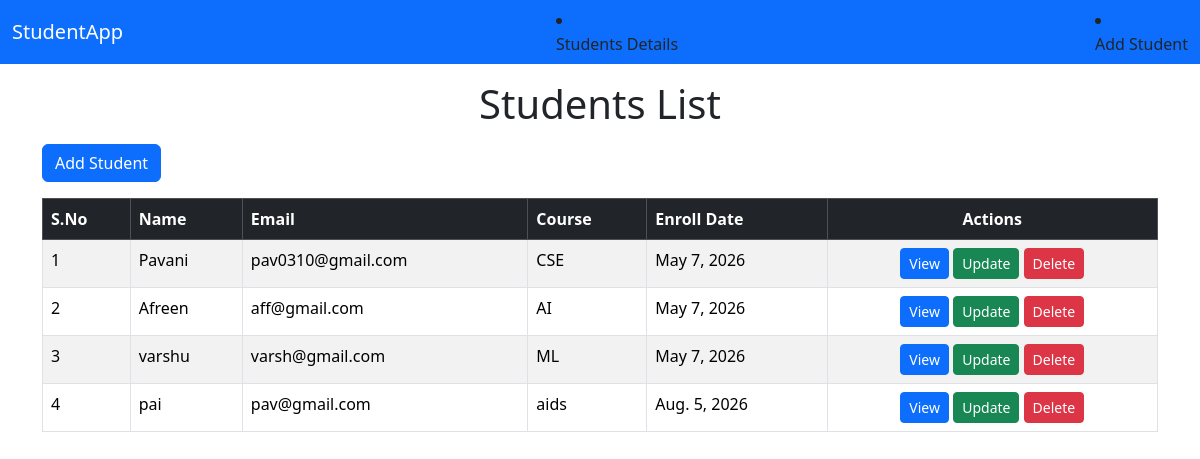
/, run on an earlier commit of the app's database.
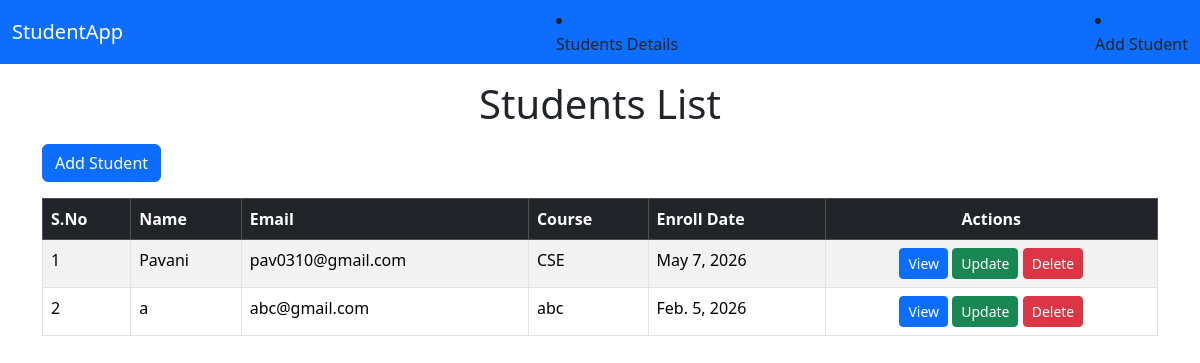
And on a later commit of the database.
### student_CRUD/models.py (models this page shows, shortened)
class StudentDetail(models.Model):
    name=models.CharField(max_length=100)
    email=models.CharField(max_length=100,unique=True)
    course=models.CharField(max_length=50)
    enroll_date=models.DateField()

### student_CRUD/views.py (the view)
# urls.py: path('', views.homepage, name='homepage'),
def homepage(request):
    students = StudentDetail.objects.all()
    return render(request, "homepage.html", {
        "students": students
    })

### student_CRUD/templates/homepage.html (shortened to what this page needs)
{% extends "master.html" %}
{% block content %}
<h1 class="text-center mt-3 mb-3">Students List</h1>
<div class="container">
    <a href="{% url 'add-student' %}" class="btn btn-primary mb-3">
        Add Student
    </a>
    <table class="table table-striped table-bordered">
        <thead class="table-dark">
            <tr>
                <th>S.No</th>
                <th>Name</th>
                <th>Email</th>
                <th>Course</th>
                <th>Enroll Date</th>
                <th class="text-center">Actions</th>
            </tr>
        </thead>
        <tbody>
            {% for student in students %}
            <tr>
                <td>{{ forloop.counter }}</td>
                <td>{{ student.name }}</td>
                <td>{{ student.email }}</td>
                <td>{{ student.course }}</td>
                <td>{{ student.enroll_date }}</td>
                <td class="text-center">
                    <a href="{% url 'details' student.id %}" class="btn btn-primary btn-sm">
                        View
                    </a>
                    <a href="{% url 'update' student.id %}" class="btn btn-success btn-sm">
                        Update
                    </a>
                    <a href="{% url 'delete-student' student.id %}" class="btn btn-danger btn-sm">
                        Delete
                    </a>
                </td>
            </tr>
            {% empty %}
            <tr>
                <td colspan="6" class="text-center">
                    No students found.
                </td>
            </tr>
            {% endfor %}
        </tbody>
    </table>
</div>
{% endblock content %}

### student_CRUD/templates/master.html (shortened to what this page needs)
<!DOCTYPE html>
<html lang="en">
<head>
    <link href="https://cdn.jsdelivr.net/npm/bootstrap@5.3.8/dist/css/bootstrap.min.css" rel="stylesheet">
</head>
<body>
<header>
<nav class="navbar navbar-expand-lg navbar-dark bg-primary">
    <div class="container-fluid">
        <a class="navbar-brand" href="{% url 'homepage' %}">StudentApp</a>
                <li class="nav-item">
                    <a class="nav-link" href="{% url 'homepage' %}">
                        Students Details
                    </a>
                </li>
                <li class="nav-item">
                    <a class="nav-link" href="{% url 'add-student' %}">
                        Add Student
                    </a>
                </li>
        </div>
</nav>
</header>
<main>
{% block content %}{% endblock content %}
</main>
</body>
</html>

What changed in the data, as far as the page shows it:
removed StudentDetail: name "Afreen", email "aff@gmail.com", course "AI", enroll_date "May 7, 2026"
removed StudentDetail: name "varshu", email "varsh@gmail.com", course "ML", enroll_date "May 7, 2026"
removed StudentDetail: name "pai", email "pav@gmail.com", course "aids", enroll_date "Aug. 5, 2026"
added StudentDetail: name "a", email "abc@gmail.com", course "abc", enroll_date "Feb. 5, 2026"
